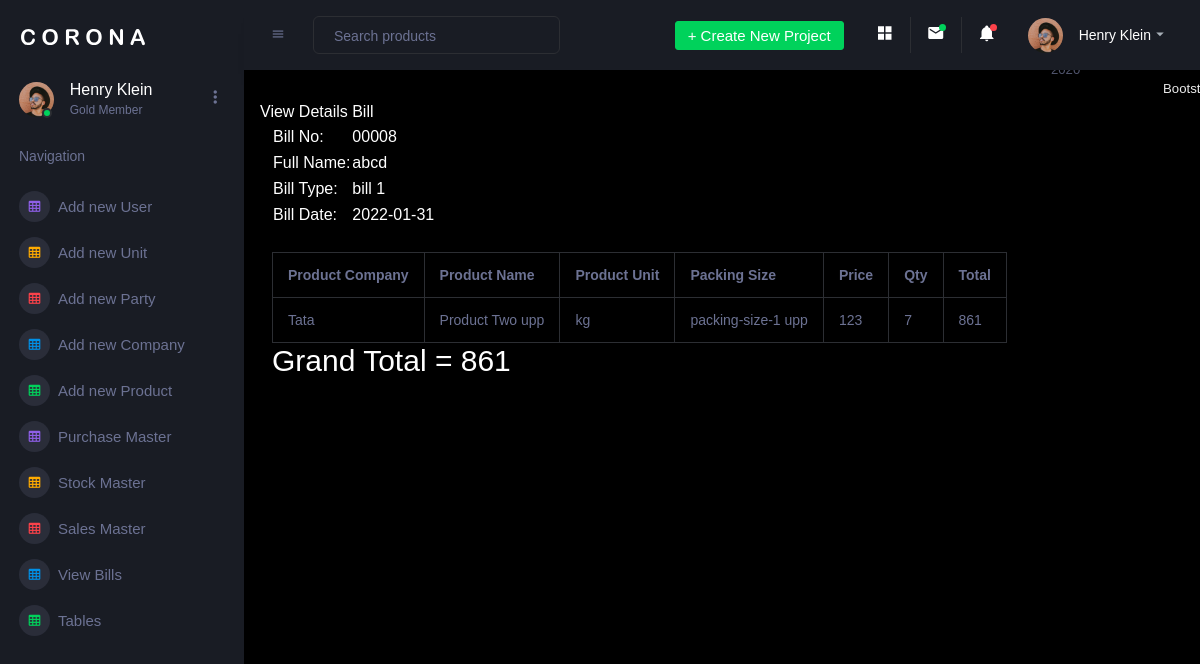
The app's page /admin/view_bill_details.php?id=8 with its own data.
### tables this page shows
CREATE TABLE `billing_header` (
  `id` int(5) NOT NULL,
  `full_name` varchar(100) NOT NULL,
  `bill_type` varchar(50) NOT NULL,
  `date` date NOT NULL,
  `bill_no` varchar(10) NOT NULL
);

CREATE TABLE `billing_details` (
  `id` int(5) NOT NULL,
  `bill_id` varchar(50) NOT NULL,
  `product_company` varchar(50) NOT NULL,
  `product_name` varchar(50) NOT NULL,
  `product_unit` varchar(20) NOT NULL,
  `packing_size` varchar(30) NOT NULL,
  `price` varchar(20) NOT NULL,
  `qty` varchar(10) NOT NULL
);

### admin/view_bill_details.php (the view, shortened to what this page needs)
<?php
include "header.php";
include "../user/connection.php";
$id= $_GET['id'];
$full_name="";
$bill_type="";
$date="";
$bill_no ="";
$res = mysqli_query($link,"select * from billing_header where id=$id ");
while($row=mysqli_fetch_assoc($res)){
    $full_name = $row["full_name"];
    $bill_type = $row["bill_type"];
    $date = $row["date"];
    $bill_no = $row["bill_no"];
}
?>
  <div class="main-panel">
        <div class="content-wrapper">
            <div class="row">
              View Details Bill
            </div>
            <table>
                <tr>
                    <td>Bill No:</td>
                    <td><?php echo $bill_no; ?></td>
                </tr>
                <tr>
                    <td>Full Name:</td>
                    <td><?php echo $full_name; ?></td>
                </tr>
                <tr>
                    <td>Bill Type:</td>
                    <td><?php echo $bill_type; ?></td>
                </tr>
                <tr>
                    <td>Bill Date:</td>
                    <td><?php echo $date; ?></td>
                </tr>
            </table>
            <br>
            <table class="table table-bordered">
                <tr>
                    <th> Product Company </th>
                    <th> Product Name </th>
                    <th> Product Unit </th>
                    <th> Packing Size </th>
                    <th> Price </th>
                    <th> Qty </th>
                    <th> Total </th>
                </tr>
                <?php
                   $total= 0;
                  $res=mysqli_query($link,"select * from billing_details where bill_id = $id");
                  while($row=mysqli_fetch_assoc($res)){
                      echo "<tr>";
                      echo "<td>"; echo $row["product_company"];  echo"</td>";
                      echo "<td>"; echo $row["product_name"];  echo"</td>";
                      echo "<td>"; echo $row["product_unit"];  echo"</td>";
                      echo "<td>"; echo $row["packing_size"];  echo"</td>";
                      echo "<td>"; echo $row["price"];  echo"</td>";
                      echo "<td>"; echo $row["qty"];  echo"</td>";
                      echo "<td>"; echo $row["qty"]*$row["price"];  echo"</td>";
                          $total=$total+$row["qty"]*$row["price"];
                      echo "</tr>";
                  }
                ?>
            </table>
              <h2> Grand Total = <?php echo $total;  ?></h2>
        </div>
  </div>
        <footer class="footer">
            <div class="d-sm-flex justify-content-center justify-content-sm-between">
                <span class="text-muted d-block text-center text-sm-left d-sm-inline-block">Copyright © bootstrapdash.com 2020</span>
                <span class="float-none float-sm-right d-block mt-1 mt-sm-0 text-center"> Free <a href="https://www.bootstrapdash.com/bootstrap-admin-template/" target="_blank">Bootstrap admin templates</a> from Bootstrapdash.com</span>
            </div>
        </footer>
    </div>

### records on screen
billing_header: bill_no "00008", full_name "abcd", bill_type "bill 1", date "2022-01-31"
billing_details: product_company "Tata", product_name "Product Two upp", product_unit "kg", packing_size "packing-size-1 upp", price "123", qty "7", $row["qty"]*$row["price"] "861"

### other values on screen
$total "861"
